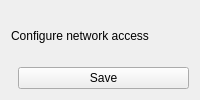
<?xml version="1.0" encoding="UTF-8"?>
<ui version="4.0">
 <class>Settings</class>
 <widget class="QWidget" name="Settings">
  <property name="windowTitle"><string>Network Settings</string></property>
  <layout class="QVBoxLayout" name="mainLayout">
   <item>
    <widget class="QLabel" name="descriptionLabel"><property name="text"><string>Configure network access</string></property></widget>
   </item>
   <item>
    <layout class="QHBoxLayout" name="buttonLayout">
     <item><spacer name="horizontalSpacer"><property name="orientation"><enum>Qt::Horizontal</enum></property><property name="sizeType"><enum>QSizePolicy::Expanding</enum></property></spacer></item>
     <item><widget class="QPushButton" name="saveButton"><property name="text"><string>Save</string></property></widget></item>
    </layout>
   </item>
  </layout>
 </widget>
 <resources/>
 <connections/>
</ui>
